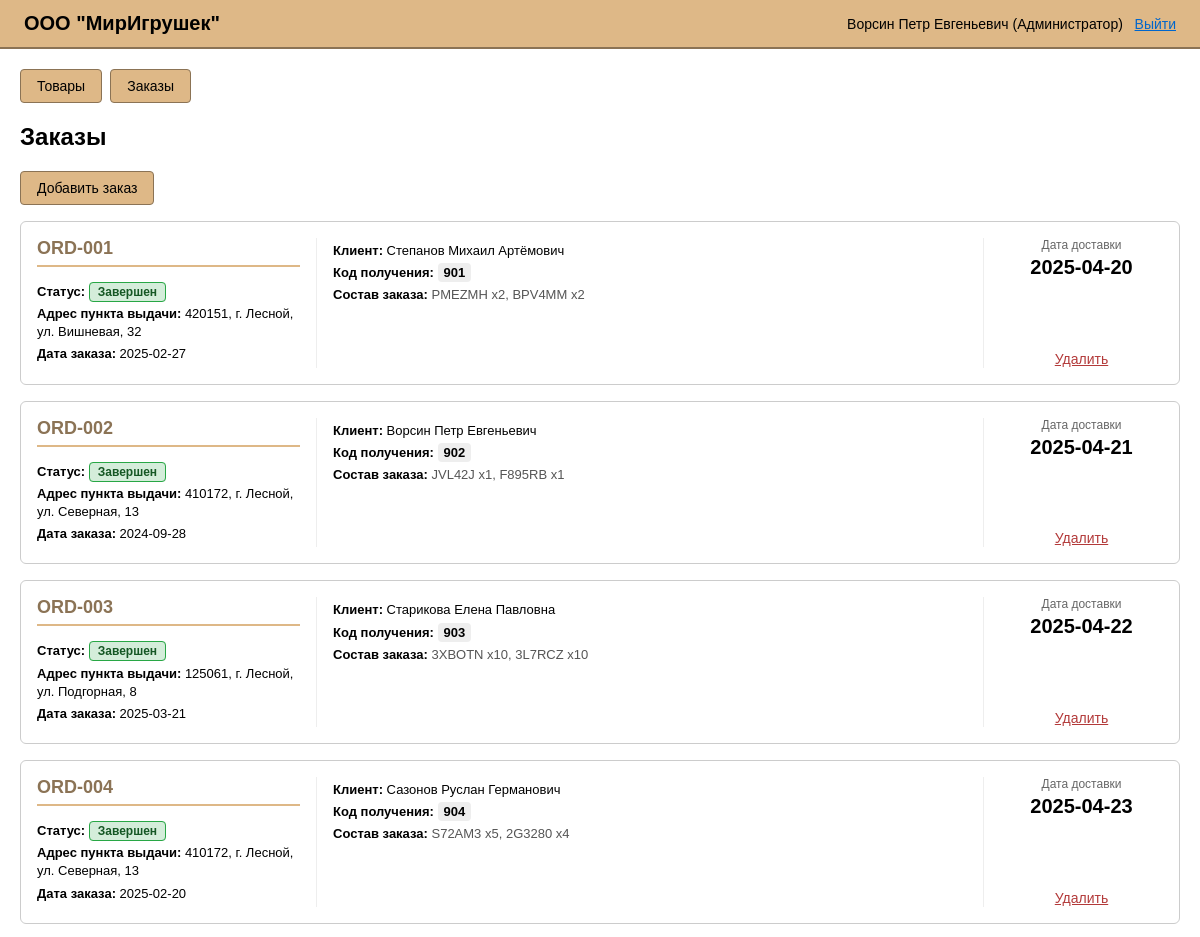
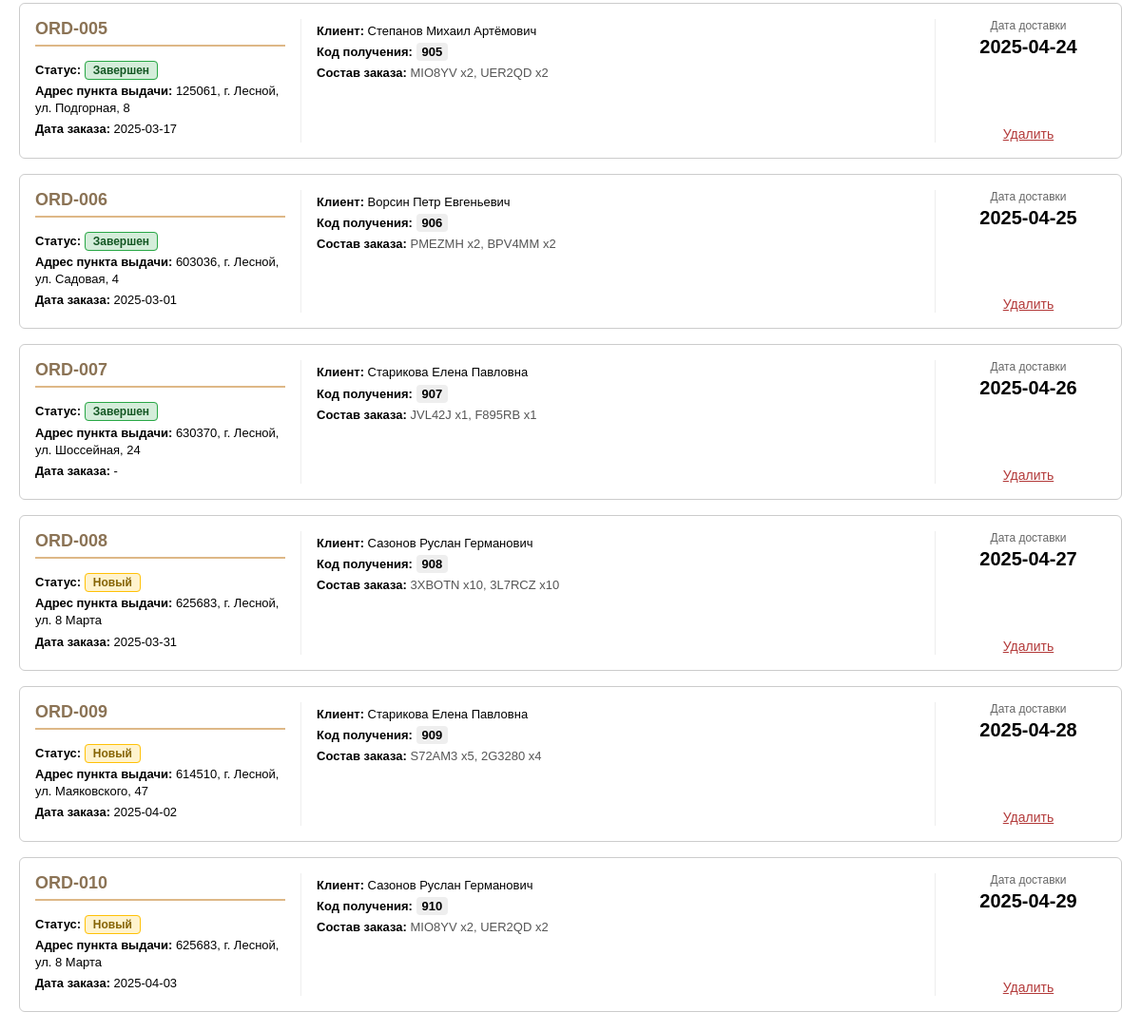
/dashboard.php?view=orders (signed in), run on the app's committed database (2 pictures, top to bottom).
### tables this page shows
CREATE TABLE orders (
    id INT AUTO_INCREMENT PRIMARY KEY,
    article VARCHAR(50) NOT NULL UNIQUE,
    order_date DATE DEFAULT NULL,
    delivery_date DATE DEFAULT NULL,
    user_id INT DEFAULT NULL,
    pickup_point_id INT NOT NULL,
    status_id INT NOT NULL,
    pickup_code VARCHAR(20) DEFAULT NULL,
    CONSTRAINT fk_orders_user FOREIGN KEY (user_id) REFERENCES users(id) ON UPDATE CASCADE ON DELETE SET NULL,
    CONSTRAINT fk_orders_pickup FOREIGN KEY (pickup_point_id) REFERENCES pickup_points(id) ON UPDATE CASCADE ON DELETE RESTRICT,
    CONSTRAINT fk_orders_status FOREIGN KEY (status_id) REFERENCES order_statuses(id) ON UPDATE CASCADE ON DELETE RESTRICT
);

CREATE TABLE order_statuses (id INT AUTO_INCREMENT PRIMARY KEY, name VARCHAR(50) NOT NULL UNIQUE);

CREATE TABLE pickup_points (id INT AUTO_INCREMENT PRIMARY KEY, address VARCHAR(255) NOT NULL UNIQUE);

CREATE TABLE users (
    id INT AUTO_INCREMENT PRIMARY KEY,
    fio VARCHAR(150) NOT NULL,
    login VARCHAR(100) NOT NULL UNIQUE,
    password VARCHAR(100) NOT NULL,
    role_id INT NOT NULL,
    CONSTRAINT fk_users_role FOREIGN KEY (role_id) REFERENCES roles(id) ON UPDATE CASCADE ON DELETE RESTRICT
);

### dashboard.php (the view, shortened to what this page needs)
<?php
require 'db.php';
$role  = $_SESSION['role'];
$fio   = $_SESSION['fio'];
$isAdmin    = ($role === 'Administrator');
$isManager  = ($role === 'Manager');
$canOrders  = ($isAdmin || $isManager);
$roleNames = [
    'Administrator' => 'Администратор',
    'Manager' => 'Менеджер',
    'Authorized client' => 'Авторизованный клиент',
    'Guest' => 'Гость'
];
$roleDisplay = $roleNames[$role] ?? $role;
$view   = $_GET['view'] ?? 'products';
?>
<!DOCTYPE html>
<html lang="ru">
<head>
    <link rel="stylesheet" href="style.css">
</head>
<body>
    <div class="header">
        <div class="logo">ООО "МирИгрушек"</div>
        <div class="user-info">
            <?= htmlspecialchars($fio) ?> (<?= htmlspecialchars($roleDisplay) ?>)
            &nbsp; <a class="btn-link" href="logout.php">Выйти</a>
        </div>
    </div>
    <div class="container">
        <?php
        echo '<div class="nav">';
        echo '<a class="btn" href="dashboard.php?view=products">Товары</a>';
        if ($canOrders) {
            echo '<a class="btn" href="dashboard.php?view=orders">Заказы</a>';
        }
        echo '</div>';
        ?>
        <?php
        if ($view === 'orders' && $canOrders):
            $sql = "SELECT o.*, s.name AS status, pp.address,
                           u.fio AS client_fio
                    FROM orders o
                    JOIN order_statuses s ON o.status_id = s.id
                    JOIN pickup_points pp ON o.pickup_point_id = pp.id
                    LEFT JOIN users u     ON o.user_id = u.id
                    ORDER BY o.id";
            $orders = $pdo->query($sql)->fetchAll();
            ?>
            <h2>Заказы</h2>
            <?php if ($isAdmin): ?>
                <div style="margin-bottom:12px;">
                    <a class="btn" href="dashboard.php?action=add_order">Добавить заказ</a>
                </div>
            <?php endif; ?>
            <div class="order-cards">
                <?php foreach ($orders as $o):
                    $items = $pdo->prepare(
                        'SELECT p.article, oi.quantity
                         FROM order_items oi JOIN products p ON oi.product_id = p.id
                         WHERE oi.order_id = ?'
                    );
                    $items->execute([$o['id']]);
                    $rows = $items->fetchAll();
                    $itemsStr = implode(', ', array_map(fn($r) => "{$r['article']} x{$r['quantity']}", $rows));
                    $statusDisplay = ($o['status'] === 'Completed') ? 'Завершен' : 'Новый';
                ?>
                    <div class="order-card" <?php if ($isAdmin): ?>onclick="window.location='dashboard.php?action=edit_order&id=<?= $o['id'] ?>'" style="cursor:pointer;"<?php endif; ?>>
                        <div class="card-left">
                            <div class="card-title"><?= htmlspecialchars($o['article']) ?></div>
                            <div class="card-details">
                                <p><b>Статус:</b> <span class="status-badge status-<?= strtolower($o['status']) ?>"><?= htmlspecialchars($statusDisplay) ?></span></p>
                                <p><b>Адрес пункта выдачи:</b> <?= htmlspecialchars($o['address']) ?></p>
                                <p><b>Дата заказа:</b> <?= htmlspecialchars($o['order_date'] ?? '-') ?></p>
                            </div>
                        </div>
                        <div class="card-middle">
                            <div class="card-details">
                                <p><b>Клиент:</b> <?= htmlspecialchars($o['client_fio'] ?? '-') ?></p>
                                <p><b>Код получения:</b> <span class="pickup-code-badge"><?= htmlspecialchars($o['pickup_code'] ?? '-') ?></span></p>
                                <p><b>Состав заказа:</b> <span class="order-items-list"><?= htmlspecialchars($itemsStr) ?></span></p>
                            </div>
                        </div>
                        <div class="card-right">
                            <div class="delivery-date-container">
                                <span class="delivery-label">Дата доставки</span>
                                <span class="delivery-date-val"><?= htmlspecialchars($o['delivery_date'] ?? '-') ?></span>
                            </div>
                            <?php if ($isAdmin): ?>
                                <div class="card-actions">
                                    <a class="btn-link btn-danger-link delete-link" href="dashboard.php?action=delete_order&id=<?= $o['id'] ?>"
                                       onclick="event.stopPropagation(); event.preventDefault(); showConfirmModal('Вы действительно хотите удалить этот заказ?', () => { window.location.href = 'dashboard.php?action=delete_order&id=<?= $o['id'] ?>'; });">Удалить</a>
                                </div>
                            <?php endif; ?>
                        </div>
                    </div>
                <?php endforeach; ?>
            </div>
        <?php endif; ?>
    </div>
</body>
</html>

### style.css (style rules this page uses)
* { box-sizing: border-box; }
body { font-family: Arial, sans-serif; background: #FFFFFF; color: #000000; margin: 0; padding: 0; }
.header { background: #DEB887; padding: 12px 24px; display: flex; justify-content: space-between; align-items: center; border-bottom: 2px solid #8B7355; }
.header .logo { font-size: 20px; font-weight: bold; }
.header .user-info { font-size: 14px; }
.container { padding: 20px; max-width: 1200px; margin: 0 auto; }
.btn { background: #DEB887; color: #000; border: 1px solid #8B7355; padding: 8px 16px; border-radius: 4px; cursor: pointer; font-family: Arial; font-size: 14px; text-decoration: none; display: inline-block; }
.btn-link { background: none; border: none; color: #0066cc; cursor: pointer; text-decoration: underline; padding: 0; font-family: Arial; font-size: 14px; }
.nav { margin-bottom: 16px; }
.nav a { margin-right: 8px; }
.card-left { flex: 0 0 160px; display: flex; align-items: center; justify-content: center; border-right: 1px solid #eee; padding-right: 16px; margin-right: 16px; }
.card-middle { flex: 1; display: flex; flex-direction: column; justify-content: flex-start; }
.card-title { font-size: 16px; font-weight: bold; color: #8B7355; margin-bottom: 8px; border-bottom: 1px solid #eee; padding-bottom: 6px; }
.card-details p { margin: 4px 0; font-size: 13px; line-height: 1.4; }
.card-right { flex: 0 0 160px; display: flex; flex-direction: column; align-items: center; justify-content: center; border-left: 1px solid #eee; padding-left: 16px; margin-left: 16px; text-align: center; }
.card-actions { margin-top: auto; }
.btn-danger-link { color: #B33A3A !important; }
.order-cards { display: flex; flex-direction: column; gap: 16px; margin-top: 16px; }
.order-card { display: flex; background: #fff; border: 1px solid #ccc; padding: 16px; border-radius: 6px; align-items: stretch; transition: transform 0.2s, box-shadow 0.2s; text-decoration: none; color: inherit; }
.order-card .card-left { flex: 0 0 280px; display: flex; flex-direction: column; align-items: flex-start; justify-content: flex-start; border-right: 1px solid #eee; padding-right: 16px; margin-right: 16px; }
.order-card .card-left .card-title { font-size: 18px; font-weight: bold; color: #8B7355; margin-bottom: 12px; border-bottom: 2px solid #DEB887; width: 100%; padding-bottom: 6px; }
.order-card .card-middle { flex: 1; display: flex; flex-direction: column; justify-content: flex-start; }
.order-card .card-right { flex: 0 0 180px; display: flex; flex-direction: column; align-items: center; justify-content: center; border-left: 1px solid #eee; padding-left: 16px; margin-left: 16px; text-align: center; }
.delivery-date-container { margin-bottom: auto; text-align: center; }
.delivery-label { font-size: 12px; color: #666; display: block; }
.delivery-date-val { font-size: 20px; font-weight: bold; color: #000; display: block; margin-top: 4px; }
.status-badge { padding: 2px 8px; border-radius: 4px; font-size: 12px; font-weight: bold; }
.status-new { background: #FFF3CD; color: #856404; border: 1px solid #FFC107; }
.status-completed { background: #D4EDDA; color: #155724; border: 1px solid #28A745; }
.pickup-code-badge { background: #eee; padding: 2px 6px; border-radius: 4px; font-weight: bold; }
.order-items-list { color: #555; }

### data on the page
orders: article "ORD-001", status.name "Завершен", pickup_point.address "420151, г. Лесной, ул. Вишневая, 32", order_date "2025-02-27", user.fio "Степанов Михаил Артёмович", pickup_code "901", itemsStr "PMEZMH x2, BPV4MM x2", delivery_date "2025-04-20"
orders: article "ORD-002", status.name "Завершен", pickup_point.address "410172, г. Лесной, ул. Северная, 13", order_date "2024-09-28", user.fio "Ворсин Петр Евгеньевич", pickup_code "902", itemsStr "JVL42J x1, F895RB x1", delivery_date "2025-04-21"
orders: article "ORD-003", status.name "Завершен", pickup_point.address "125061, г. Лесной, ул. Подгорная, 8", order_date "2025-03-21", user.fio "Старикова Елена Павловна", pickup_code "903", itemsStr "3XBOTN x10, 3L7RCZ x10", delivery_date "2025-04-22"
orders: article "ORD-004", status.name "Завершен", pickup_point.address "410172, г. Лесной, ул. Северная, 13", order_date "2025-02-20", user.fio "Сазонов Руслан Германович", pickup_code "904", itemsStr "S72AM3 x5, 2G3280 x4", delivery_date "2025-04-23"
orders: article "ORD-005", status.name "Завершен", pickup_point.address "125061, г. Лесной, ул. Подгорная, 8", order_date "2025-03-17", user.fio "Степанов Михаил Артёмович", pickup_code "905", itemsStr "MIO8YV x2, UER2QD x2", delivery_date "2025-04-24"
orders: article "ORD-006", status.name "Завершен", pickup_point.address "603036, г. Лесной, ул. Садовая, 4", order_date "2025-03-01", user.fio "Ворсин Петр Евгеньевич", pickup_code "906", itemsStr "PMEZMH x2, BPV4MM x2", delivery_date "2025-04-25"
orders: article "ORD-007", status.name "Завершен", pickup_point.address "630370, г. Лесной, ул. Шоссейная, 24", order_date "-", user.fio "Старикова Елена Павловна", pickup_code "907", itemsStr "JVL42J x1, F895RB x1", delivery_date "2025-04-26"
orders: article "ORD-008", status.name "Новый", pickup_point.address "625683, г. Лесной, ул. 8 Марта", order_date "2025-03-31", user.fio "Сазонов Руслан Германович", pickup_code "908", itemsStr "3XBOTN x10, 3L7RCZ x10", delivery_date "2025-04-27"
orders: article "ORD-009", status.name "Новый", pickup_point.address "614510, г. Лесной, ул. Маяковского, 47", order_date "2025-04-02", user.fio "Старикова Елена Павловна", pickup_code "909", itemsStr "S72AM3 x5, 2G3280 x4", delivery_date "2025-04-28"
orders: article "ORD-010", status.name "Новый", pickup_point.address "625683, г. Лесной, ул. 8 Марта", order_date "2025-04-03", user.fio "Сазонов Руслан Германович", pickup_code "910", itemsStr "MIO8YV x2, UER2QD x2", delivery_date "2025-04-29"

### other printed values
$fio "Ворсин Петр Евгеньевич"
$roleDisplay "Администратор"
